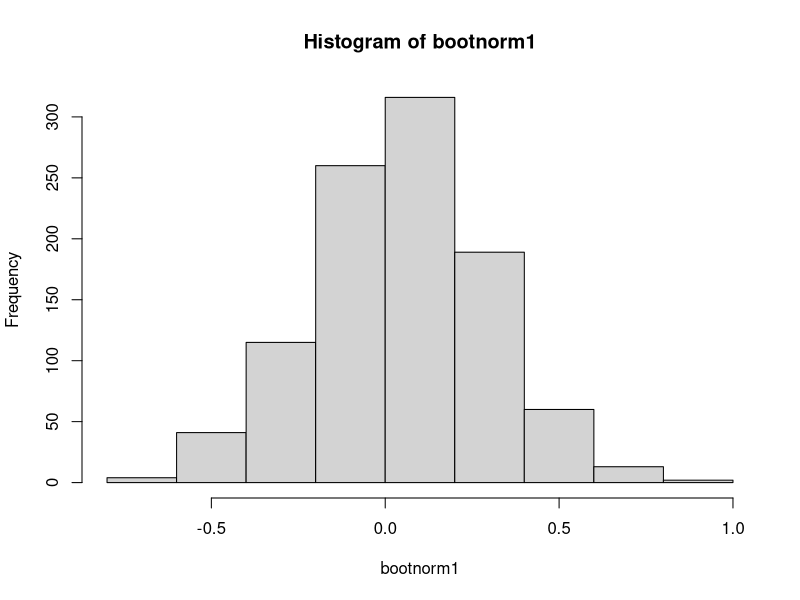
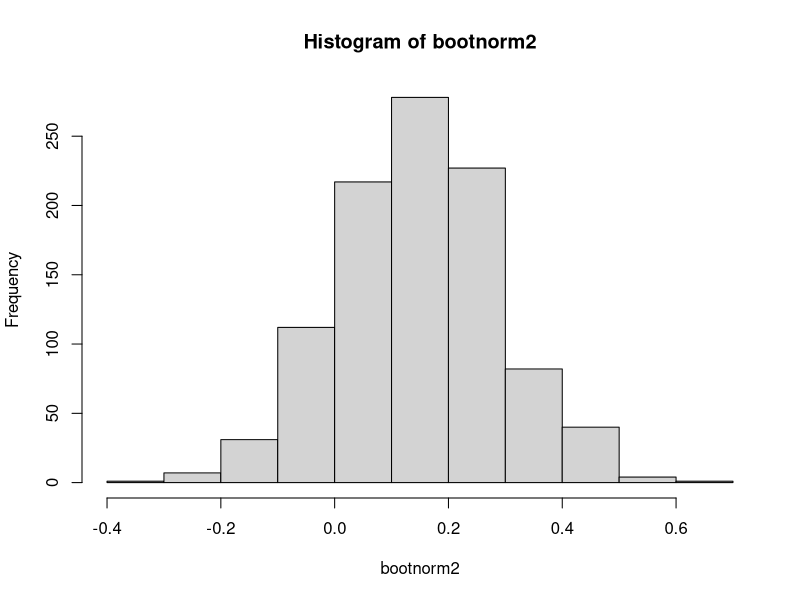
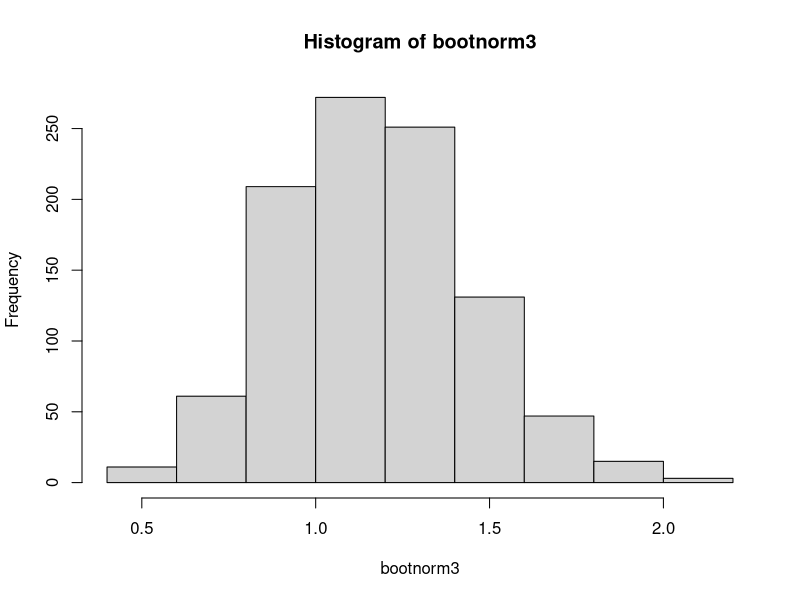
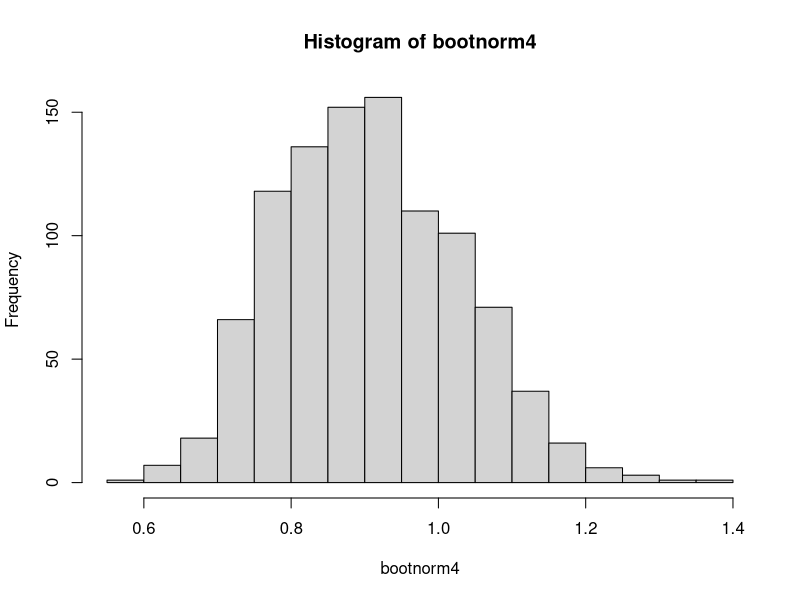

Generate these figures, in order, with R:
# Normal Distribution 1 (Sample size = 20)
x1 <- rnorm(20)
x1bar <- mean(x1)
x1std <- sd(x1)
x1bar

nsims <- 1000
bootnorm1 <- numeric(nsims)
for (i in 1:nsims) {
  temp <- sample(x1, 20, replace=TRUE)
  bootnorm1[i] <- mean(temp)
}
summary(bootnorm1)
hist(bootnorm1)
sd(bootnorm1)

x1std/sqrt(20)



# Normal Distribution 2 (Sample size = 50)
x2 <- rnorm(50)
x2bar <- mean(x2)
x2std <- sd(x2)
x2bar

nsims <- 1000
bootnorm2 <- numeric(nsims)
for (i in 1:nsims) {
  temp <- sample(x2, 50, replace=TRUE)
  bootnorm2[i] <- mean(temp)
}
summary(bootnorm2)
hist(bootnorm2)
sd(bootnorm2)

x2std/sqrt(50)

# Exponential Distribution 3 (sample size = 20)
x3 <- rexp(20)
x3bar <- mean(x3)
x3std <- sd(x3)
x3bar

nsims <- 1000
bootnorm3 <- numeric(nsims)
for (i in 1:nsims) {
  temp <- sample(x3, 20, replace=TRUE)
  bootnorm3[i] <- mean(temp)
}
summary(bootnorm3)
hist(bootnorm3)
sd(bootnorm3)

x3std/sqrt(20)

# Exponential Distribution 3 (sample size = 50)
x4 <- rexp(50)
x4bar <- mean(x4)
x4std <- sd(x4)
x4bar

nsims <- 1000
bootnorm4 <- numeric(nsims)
for (i in 1:nsims) {
  temp <- sample(x4, 50, replace=TRUE)
  bootnorm4[i] <- mean(temp)
}
summary(bootnorm4)
hist(bootnorm4)
sd(bootnorm4)

x4std/sqrt(50)